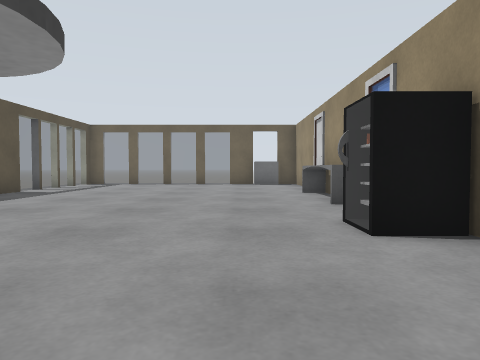
View 1 (above)

15 first-person views from a walk through a Gazebo world. The camera is 0.72 m above the floor, tilts 2° down and sees 70° across. The floor is counted in squares, 1 m on a side. Each view is taken from the middle of a square. On the plan, view 1 faces up. The plan holds only what a view shows up to about 11 squares ahead; the rest is blank. Surface patterns are stand-ins for the level's own textures.

View 2
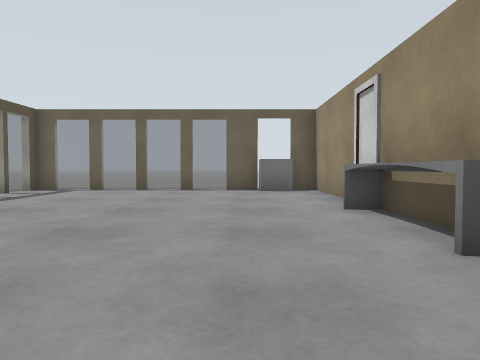

View 3
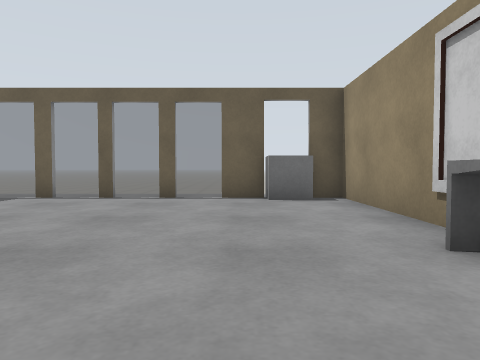

View 4
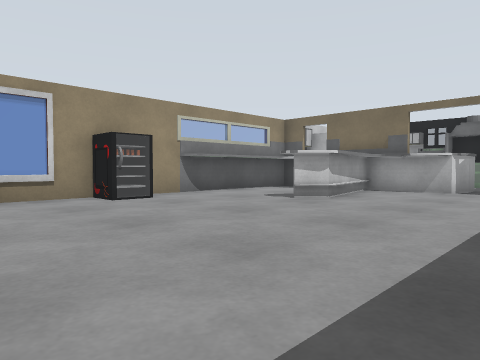

View 5
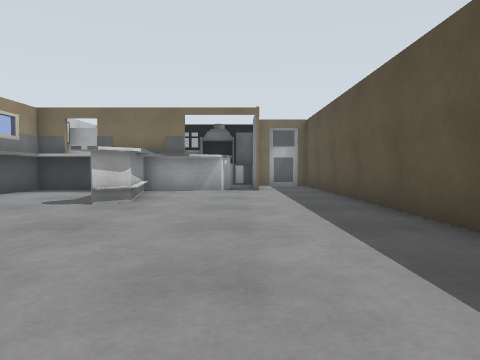

View 6
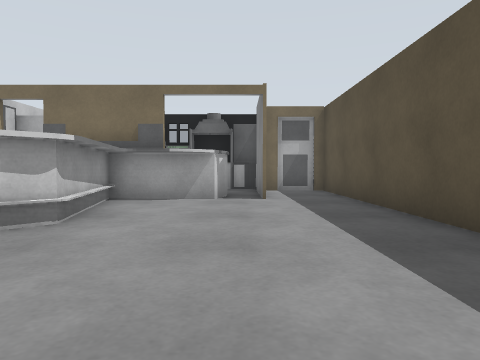

View 7
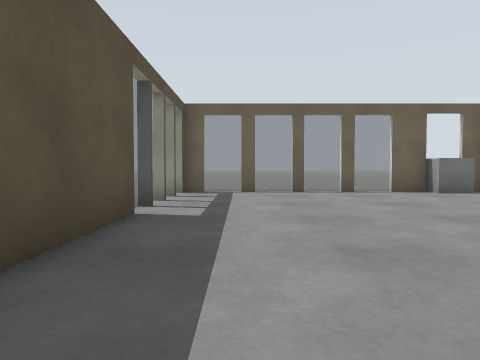

View 8
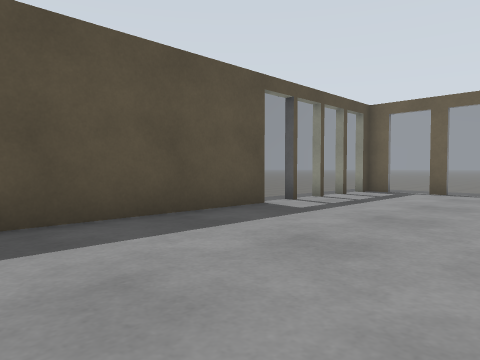

View 9
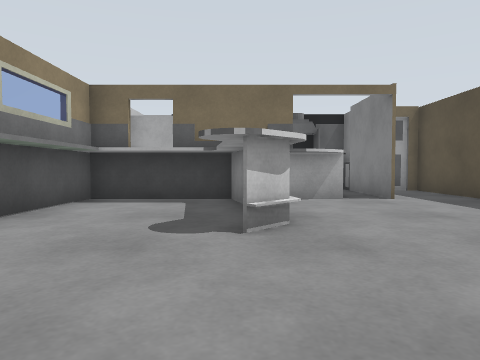

View 10
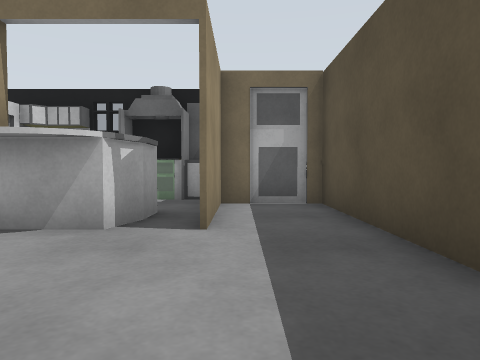

View 11
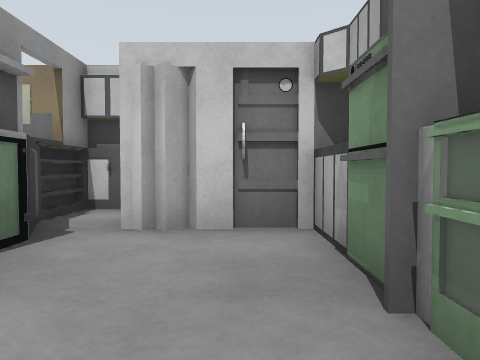

View 12
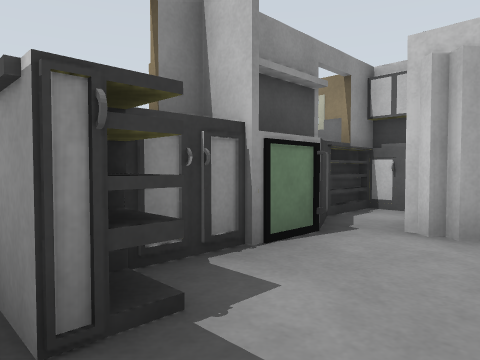

View 13
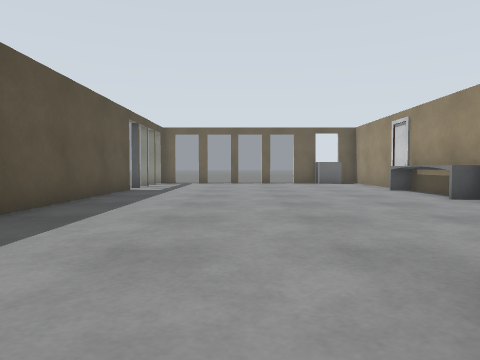

View 14
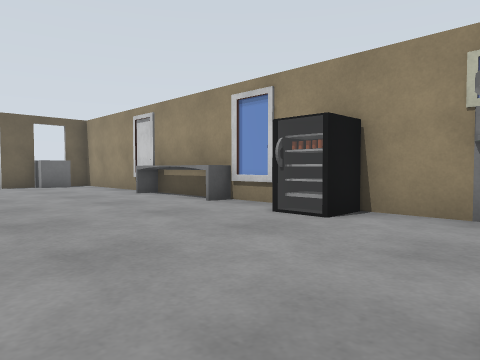

View 15
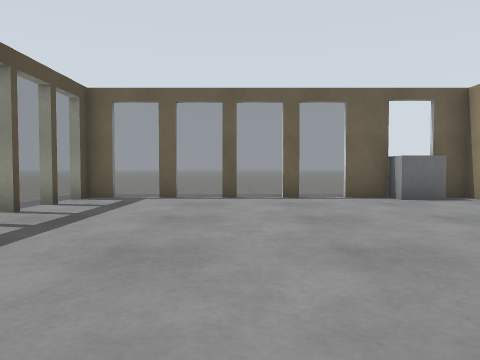

### Floor plan
Key: @ floor where view 1 was taken; # wall or solid block; . floor; = window, fence, low wall or low ledge; B grey box.
Columns run from 7 left of view 1 to 3 right of it. Each row starts with its distance up from view 1.
 16  ======#BB
 15 #.......B.#
 14 =.........#
 13 =.........#
 12 =.........#
 11 =.........#
 10 #........##
  9 #........=#
  8 #........=#
  7 #........=#
  6 #.........=
  5 #.........#
  4 #........=#
  3 #.........#
  2 #........##
  1 #.....#..##
  0 #.....#@.#
 -1 #.....#..#
 -2 #.....####
 -3 #.#.######
 -4 #.#.##==#
 -5 #.#....##
 -6 ###....#
 -7   ##=###
 -8    ####

Positions as (right, up) in squares from view 1, and headings:
1: (0, 0), facing up
2: (0, 4), facing up
3: (0, 7), facing up
4: (-6, 8), facing down-right
5: (-4, 8), facing down
6: (-4, 5), facing down
7: (-5, 5), facing up
8: (-2, 5), facing up-left
9: (-1, 5), facing down
10: (-5, 1), facing down
11: (-4, -6), facing right
12: (-4, -6), facing up-right
13: (-3, -1), facing up
14: (-3, 1), facing up-right
15: (-3, 7), facing up
